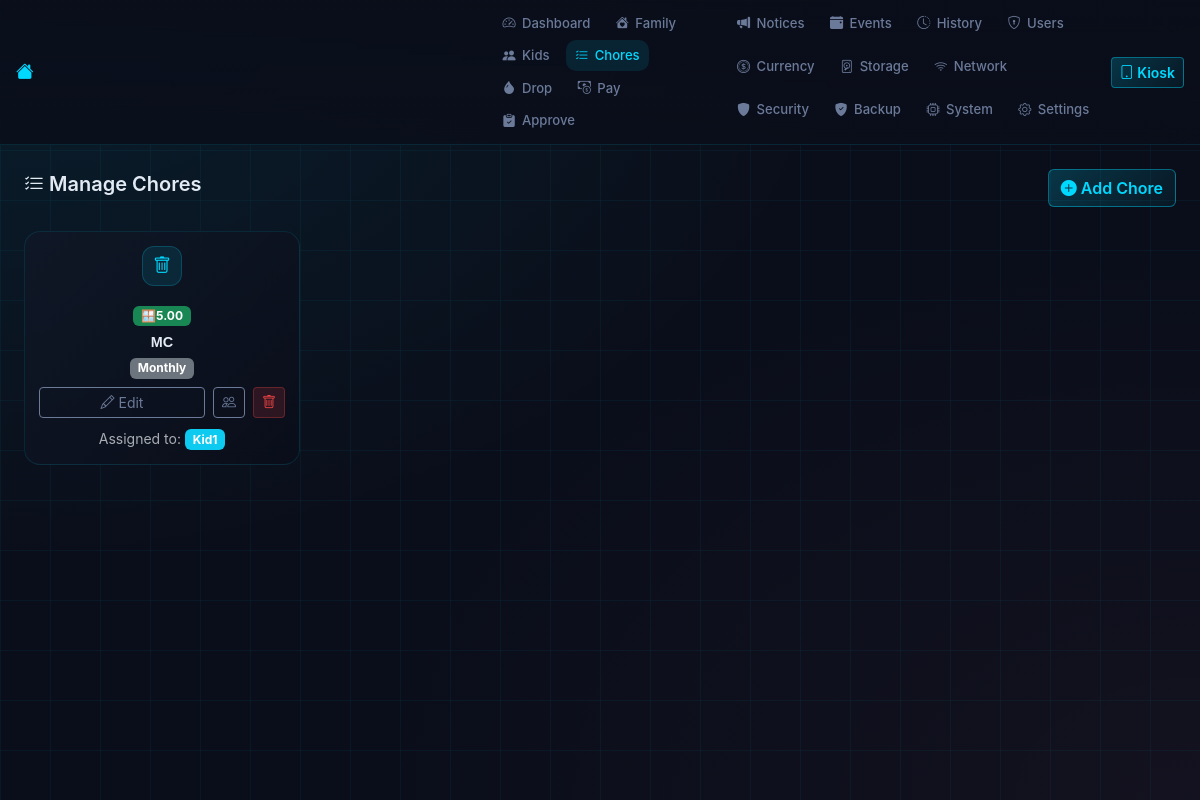
/chores (signed in), run on the app's committed database.
### tables this page shows
CREATE TABLE chores (
    id INTEGER PRIMARY KEY AUTOINCREMENT,
    name TEXT NOT NULL,
    description TEXT DEFAULT '',
    icon TEXT NOT NULL DEFAULT 'bi-list-check',
    chore_emoji TEXT DEFAULT '',
    chore_image TEXT DEFAULT '',
    pay_amount REAL NOT NULL DEFAULT 0,
    repeat_frequency TEXT NOT NULL DEFAULT 'daily',
    due_days TEXT DEFAULT '0,1,2,3,4,5,6',
    is_active INTEGER NOT NULL DEFAULT 1,
    created_at TEXT NOT NULL DEFAULT (datetime('now'))
);

CREATE TABLE users (
    id INTEGER PRIMARY KEY AUTOINCREMENT,
    name TEXT NOT NULL,
    surname TEXT,
    nickname TEXT,
    username TEXT UNIQUE,
    email TEXT UNIQUE,
    password_hash TEXT,
    role TEXT NOT NULL DEFAULT 'parent',
    pin TEXT,
    photo_path TEXT,
    color TEXT NOT NULL DEFAULT '#00d9ff',
    date_of_birth TEXT,
    status TEXT NOT NULL DEFAULT 'active',
    is_active INTEGER NOT NULL DEFAULT 1,
    created_at TEXT NOT NULL DEFAULT (datetime('now'))
);

### app.py (the view)
@app.route('/chores')
@login_required(roles=['admin', 'parent'])
def manage_chores():
    chores = db_module.get_all_chores()
    children = db_module.get_children()
    assignments = {}
    for c in chores:
        assignments[c['id']] = [r['user_id'] for r in db_module.get_assignments_for_chore(c['id'])]
    return render_template('chores.html', chores=chores, children=children, assignments=assignments)

### app.py (called while the page is built)
def login_required(roles=None):
    def decorator(f):
        @wraps(f)
        def wrapper(*args, **kwargs):
            if not db_module.is_setup_complete():
                return redirect(url_for('setup'))
            uid = session.get('user_id')
            if not uid:
                return redirect(url_for('login'))
            user = db_module.get_user(uid)
            if not user or not user['is_active']:
                session.clear()
                return redirect(url_for('login'))
            if roles and user['role'] not in roles:
                abort(403)
            g.user = user
            return f(*args, **kwargs)
        return wrapper
    return decorator

### db.py (called while the page is built)
def get_db():
    from flask import g
    if 'db' not in g:
        os.makedirs(os.path.dirname(DB_PATH), exist_ok=True)
        g.db = sqlite3.connect(DB_PATH)
        g.db.row_factory = sqlite3.Row
        g.db.execute("PRAGMA journal_mode=WAL")
        g.db.execute("PRAGMA foreign_keys=ON")
    return g.db

def is_setup_complete():
    conn = sqlite3.connect(DB_PATH)
    conn.row_factory = sqlite3.Row
    user = conn.execute("SELECT id FROM users WHERE role='admin' LIMIT 1").fetchone()
    conn.close()
    return user is not None

def get_user(user_id):
    db = get_db()
    return db.execute("SELECT * FROM users WHERE id=?", (user_id,)).fetchone()

def get_children():
    db = get_db()
    return db.execute("SELECT * FROM users WHERE role='child' AND is_active=1 ORDER BY name").fetchall()

def get_all_chores(active_only=False):
    db = get_db()
    if active_only:
        return db.execute("SELECT * FROM chores WHERE is_active=1 ORDER BY name").fetchall()
    return db.execute("SELECT * FROM chores ORDER BY is_active DESC, name").fetchall()

def get_assignments_for_chore(chore_id):
    db = get_db()
    return db.execute(
        "SELECT user_id FROM chore_assignments WHERE chore_id=?", (chore_id,)
    ).fetchall()

def get_setting(key, default=None):
    db = get_db()
    row = db.execute("SELECT value FROM settings WHERE key=?", (key,)).fetchone()
    return row['value'] if row else default

### templates/chores.html (shortened to what this page needs)
{% extends 'base.html' %}
{% from 'macros.html' import nav %}
{% block body %}
{{ nav(active='chores') }}
<div class="container-fluid px-3 px-lg-4 py-4">
  <div class="d-flex justify-content-between align-items-center mb-4">
    <h2 class="fh-page-title"><i class="bi bi-list-check"></i> Manage Chores</h2>
    <button class="btn fh-btn-cyan" data-bs-toggle="modal" data-bs-target="#addChoreModal">
      <i class="bi bi-plus-circle-fill"></i> Add Chore
    </button>
  </div>
  <div class="row g-3">
    {% for chore in chores %}
    <div class="col-12 col-sm-6 col-lg-4 col-xl-3">
      <div class="fh-card fh-chore-manage-card text-center {{ '' if chore['is_active'] else 'fh-card-inactive' }}">
        <div class="d-flex align-items-start justify-content-center mb-2">
          <div class="fh-chore-icon">
            {% if chore['chore_image'] %}
            <img src="/static/{{ chore['chore_image'] }}" alt="" style="width:32px;height:32px;border-radius:8px;">
            {% elif chore['chore_emoji'] %}
            <span style="font-size:1.5rem;">{{ chore['chore_emoji'] }}</span>
            {% else %}
            <i class="bi {{ chore['icon'] }}"></i>
            {% endif %}
          </div>
        </div>
        <span class="badge bg-success mb-2 d-inline-block">{{ token_icon|safe }}{{ "%.2f"|format(chore['pay_amount']) }}</span>
        <h6 class="fh-chore-manage-name">{{ chore['name'] }}</h6>
        <div class="mb-2 d-flex flex-wrap justify-content-center gap-1">
          {% set freq_labels = {'daily': 'Daily', 'weekly': 'Weekly', 'monthly': 'Monthly', 'weekdays': 'Weekdays', 'weekends': 'Weekends', 'once': 'One-time', 'custom': 'Custom'} %}
          <span class="badge bg-secondary">{{ freq_labels.get(chore['repeat_frequency'], chore['repeat_frequency']) }}</span>
        </div>
        <div class="d-flex gap-2 mt-2 justify-content-center">
          <a href="{{ url_for('edit_chore', chore_id=chore['id']) }}" class="btn btn-sm fh-btn-outline flex-fill">
            <i class="bi bi-pencil"></i> Edit
          </a>
          <button class="btn btn-sm fh-btn-outline" data-bs-toggle="modal" data-bs-target="#assignModal{{ chore['id'] }}" title="Assign to kids">
            <i class="bi bi-people"></i>
          </button>
          {% if g.user['role'] == 'admin' %}
          <form method="POST" action="{{ url_for('delete_chore_route', chore_id=chore['id']) }}" onsubmit="return confirm('Delete chore: {{ chore['name'] }}?')">
            <button class="btn btn-sm fh-btn-danger" title="Delete"><i class="bi bi-trash"></i></button>
          </form>
          {% endif %}
        </div>
        {% if assignments.get(chore['id']) %}
        <div class="mt-2 text-center">
          <span class="text-muted small">Assigned to: </span>
          {% for uid in assignments[chore['id']] %}
            {% for c in children if c['id'] == uid %}
            <span class="badge bg-info">{{ c['name'] }}</span>
            {% endfor %}
          {% endfor %}
        </div>
        {% endif %}
      </div>
    </div>
    {% else %}
    <div class="col-12 text-center text-muted py-5">
      <i class="bi bi-list-check fs-1 d-block mb-2"></i>
      <p>No chores yet. Click "Add Chore" to create one.</p>
    </div>
    {% endfor %}
  </div>
</div>
                {% set days = [('0','Mon'),('1','Tue'),('2','Wed'),('3','Thu'),('4','Fri'),('5','Sat'),('6','Sun')] %}
{% endblock %}

### static/css/family-hub.css (style rules this page uses)
:root { --fh-bg: #0a0e1a; --fh-panel: #111827; --fh-panel-light: #1a2438; --fh-border: var(--fh-accent-12); --fh-border-hover: var(--fh-accent-30); --fh-text: #e2eaf4; --fh-text-muted: #6b7a99; --fh-cyan: #00d9ff; --fh-gold: #fbbf24; --fh-green: #34d399; --fh-pink: #ff6b9d; --fh-danger: #ef4444; --fh-accent-05: color-mix(in srgb, var(--fh-cyan) 5%, transparent); --fh-accent-08: color-mix(in srgb, var(--fh-cyan) 8%, transparent); --fh-accent-10: color-mix(in srgb, var(--fh-cyan) 10%, transparent); --fh-accent-12: color-mix(in srgb, var(--fh-cyan) 12%, transparent); --fh-accent-15: color-mix(in srgb, var(--fh-cyan) 15%, transparent); --fh-accent-20: color-mix(in srgb, var(--fh-cyan) 20%, transparent); --fh-accent-25: color-mix(in srgb, var(--fh-cyan) 25%, transparent); --fh-accent-30: color-mix(in srgb, var(--fh-cyan) 30%, transparent); --fh-accent-40: color-mix(in srgb, var(--fh-cyan) 40%, transparent); --fh-accent-60: color-mix(in srgb, var(--fh-cyan) 60%, transparent); --fh-panel-grad-a: rgba(17, 24, 39, 0.8); --fh-panel-grad-b: rgba(10, 14, 26, 0.9); }
* { -webkit-tap-highlight-color: transparent; }
body { background: var(--fh-bg); color: var(--fh-text); font-family: 'Inter', system-ui, -apple-system, sans-serif; min-height: 100vh; -webkit-user-select: none; user-select: none; }
.fh-card { background: linear-gradient(135deg, rgba(17, 24, 39, 0.8), rgba(10, 14, 26, 0.9)); border: 1px solid var(--fh-border); border-radius: 16px; backdrop-filter: blur(20px); overflow: hidden; }
.fh-page-title { font-family: 'Orbitron', 'Inter', sans-serif; font-weight: 600; font-size: 1.25rem; color: var(--fh-text); }
.fh-btn-cyan { background: linear-gradient(135deg, var(--fh-accent-20), var(--fh-accent-05)); border: 1px solid var(--fh-accent-40); color: var(--fh-cyan); font-weight: 600; transition: all 0.2s; }
.fh-btn-outline { background: transparent; border: 1px solid var(--fh-text-muted); color: var(--fh-text-muted); transition: all 0.2s; }
.fh-btn-danger { background: rgba(239, 68, 68, 0.15); border: 1px solid rgba(239, 68, 68, 0.3); color: var(--fh-danger); transition: all 0.2s; }
.fh-chore-icon { width: 44px; height: 44px; border-radius: 12px; background: var(--fh-accent-10); border: 1px solid var(--fh-accent-20); display: flex; align-items: center; justify-content: center; color: var(--fh-cyan); font-size: 1.2rem; margin: 0 auto 0.5rem; }
.fh-chore-manage-card { padding: 0.875rem; }
.fh-chore-manage-name { font-family: 'Orbitron', sans-serif; font-size: 0.9rem; font-weight: 600; color: var(--fh-text); margin-bottom: 0.4rem; }
.fh-chore-manage-card .fh-chore-icon { width: 40px; height: 40px; margin: 0 auto 0.5rem; font-size: 1.1rem; }
.flex-fill { flex: 1; }

### data on the page
chores: token_icon "🪟", pay_amount "5.00", name "MC", get "Monthly"
users: name "Kid1"
